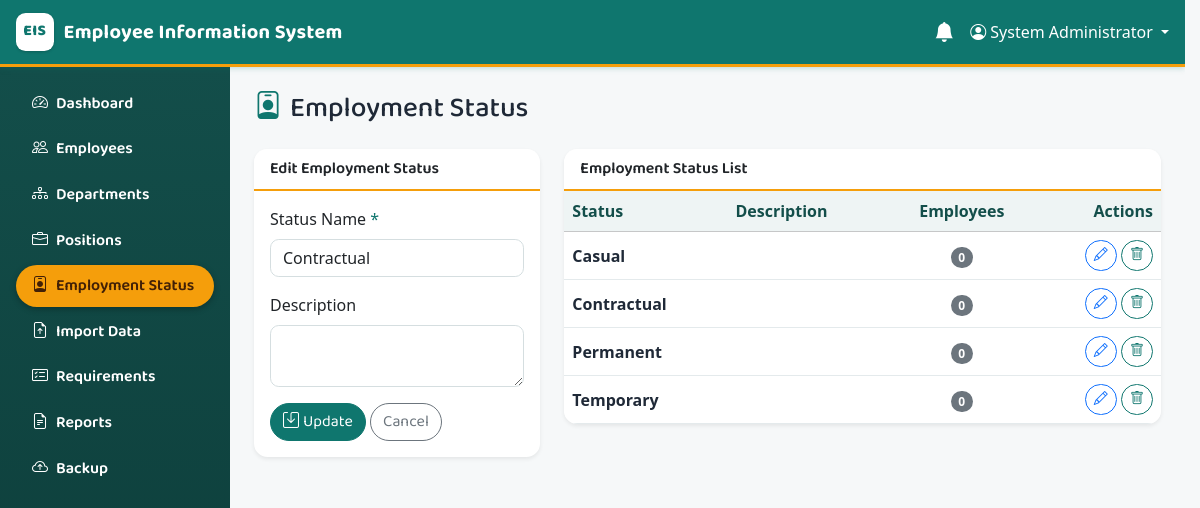
Screenshot of /modules/employment_statuses/index.php?edit=3 (signed in) with the database file from the repository.
### tables this page shows
CREATE TABLE `employment_statuses` (
  `employment_status_id` int unsigned NOT NULL AUTO_INCREMENT,
  `status_name` varchar(50) NOT NULL,
  `description` varchar(255) DEFAULT NULL,
  PRIMARY KEY (`employment_status_id`),
  UNIQUE KEY `uq_employment_statuses_name` (`status_name`)
);

### includes/functions.php (called while the page is built, shortened)
<?php
function e(?string $value): string
{
    return htmlspecialchars($value ?? '', ENT_QUOTES, 'UTF-8');
}

### modules/employment_statuses/index.php (the view, shortened to what this page needs)
<?php
require_once __DIR__ . '/../../config/app.php';
$editing = null;
if (isset($_GET['edit'])) {
    $stmt = $pdo->prepare('SELECT * FROM employment_statuses WHERE employment_status_id = ?');
    $stmt->execute([(int)$_GET['edit']]);
    $editing = $stmt->fetch() ?: null;
}
$statuses = $pdo->query(
    'SELECT s.employment_status_id, s.status_name, s.description,
            COUNT(e.employee_id) AS employee_count
     FROM employment_statuses s
     LEFT JOIN employees e ON e.employment_status_id = s.employment_status_id
     GROUP BY s.employment_status_id, s.status_name, s.description
     ORDER BY s.status_name'
)->fetchAll();
require __DIR__ . '/../../includes/header.php';
?>
<div class="d-flex justify-content-between align-items-center mb-4">
    <h1 class="h3 mb-0"><i class="bi bi-person-badge me-2"></i>Employment Status</h1>
</div>
<div class="row g-4">
    <div class="col-lg-4">
        <div class="card shadow-sm">
            <div class="card-header bg-white fw-semibold">
                <?= $editing ? 'Edit Employment Status' : 'Add Employment Status' ?>
            </div>
            <div class="card-body">
                <form method="post" action="save.php">
                    <div class="mb-3">
                        <label class="form-label" for="status_name">Status Name <span class="text-danger">*</span></label>
                        <input type="text" class="form-control" id="status_name" name="status_name"
                               maxlength="50" required placeholder="e.g. Permanent"
                               value="<?= e($editing['status_name'] ?? '') ?>">
                    </div>
                    <div class="mb-3">
                        <label class="form-label" for="description">Description</label>
                        <textarea class="form-control" id="description" name="description" rows="2"
                                  maxlength="255"><?= e($editing['description'] ?? '') ?></textarea>
                    </div>
                    <button type="submit" class="btn btn-danger">
                        <i class="bi bi-save me-1"></i><?= $editing ? 'Update' : 'Save' ?>
                    </button>
                    <?php if ($editing): ?>
                        <a href="index.php" class="btn btn-outline-secondary">Cancel</a>
                    <?php endif; ?>
                </form>
            </div>
        </div>
    </div>
    <div class="col-lg-8">
        <div class="card shadow-sm">
            <div class="card-header bg-white fw-semibold">Employment Status List</div>
            <div class="table-responsive">
                <table class="table table-hover align-middle mb-0">
                    <thead class="table-light">
                        <tr>
                            <th>Status</th>
                            <th>Description</th>
                            <th class="text-center">Employees</th>
                            <th class="text-end">Actions</th>
                        </tr>
                    </thead>
                    <tbody>
                    <?php foreach ($statuses as $st): ?>
                        <tr>
                            <td class="fw-semibold"><?= e($st['status_name']) ?></td>
                            <td><?= e($st['description']) ?></td>
                            <td class="text-center">
                                <span class="badge text-bg-secondary"><?= (int)$st['employee_count'] ?></span>
                            </td>
                            <td class="text-end">
                                <a href="index.php?edit=<?= (int)$st['employment_status_id'] ?>"
                                   class="btn btn-sm btn-outline-primary" title="Edit">
                                    <i class="bi bi-pencil"></i>
                                </a>
                                <form method="post" action="delete.php" class="d-inline"
                                      data-confirm="Delete employment status '<?= e($st['status_name']) ?>'? Employees with it will have no employment status.">
                                    <button type="submit" class="btn btn-sm btn-outline-danger" title="Delete">
                                        <i class="bi bi-trash"></i>
                                    </button>
                                </form>
                            </td>
                        </tr>
                    <?php endforeach; ?>
                    </tbody>
                </table>
            </div>
        </div>
    </div>
</div>
<?php require __DIR__ . '/../../includes/footer.php'; ?>

### assets/css/style.css (style rules this page uses)
:root { --eis-primary: #0f766e; --eis-primary-dark: #0b5a54; --eis-deep: #134e4a; --eis-deep-dark: #0c3a37; --eis-accent: #f59e0b; --eis-accent-dark: #d97706; --eis-surface: #f6f8f9; --eis-card: #ffffff; --eis-line: #e4eaec; --eis-text: #1f2937; --eis-muted: #64748b; }
html { overflow-y: scroll; scrollbar-gutter: stable; }
body { padding-right: 0 !important; background-color: var(--eis-surface); min-height: 100vh; color: var(--eis-text); }
h1, h2, h3, h4, h5, h6, .h1, .h2, .h3, .h4, .h5, .h6, .navbar-brand, .btn, .nav-link, .card-header, .dropdown-header { font-family: 'Baloo 2', 'Segoe UI', system-ui, sans-serif; }
h1 i, .h3 i { color: var(--eis-primary); }
.text-danger { color: var(--eis-primary) !important; }
.btn-danger { background-color: var(--eis-primary); border-color: var(--eis-primary); }
.btn-outline-danger { color: var(--eis-primary); border-color: var(--eis-primary); }
.card { border: none; border-radius: .85rem; overflow: hidden; background-color: var(--eis-card); box-shadow: 0 2px 8px rgba(19, 78, 74, .07); }
.card-header { background-color: var(--eis-card) !important; border-bottom: 2px solid var(--eis-accent); font-weight: 600; }
.table { --bs-table-color: var(--eis-text); border-color: var(--eis-line); }
.table-light, .table thead.table-light th { --bs-table-bg: #eef4f4; color: #134e4a; }
.btn { border-radius: 50rem; }
.form-control, .form-select { border-radius: .55rem; border-color: #d5dee0; }
.badge { border-radius: 50rem; }

### rows the page displays
employment_statuses: status_name "Contractual", employee_count "0"
employment_statuses: status_name "Casual", employee_count "0"
employment_statuses: status_name "Permanent", employee_count "0"
employment_statuses: status_name "Temporary", employee_count "0"

### other values shown
APP_NAME "Employee Information System"
$_SESSION['full_name'] "System Administrator"
$item['label'] "Dashboard"
$item['label'] "Employees"
$item['label'] "Departments"
$item['label'] "Positions"
$item['label'] "Employment Status"
$item['label'] "Import Data"
$item['label'] "Requirements"
$item['label'] "Reports"
$item['label'] "Backup"
